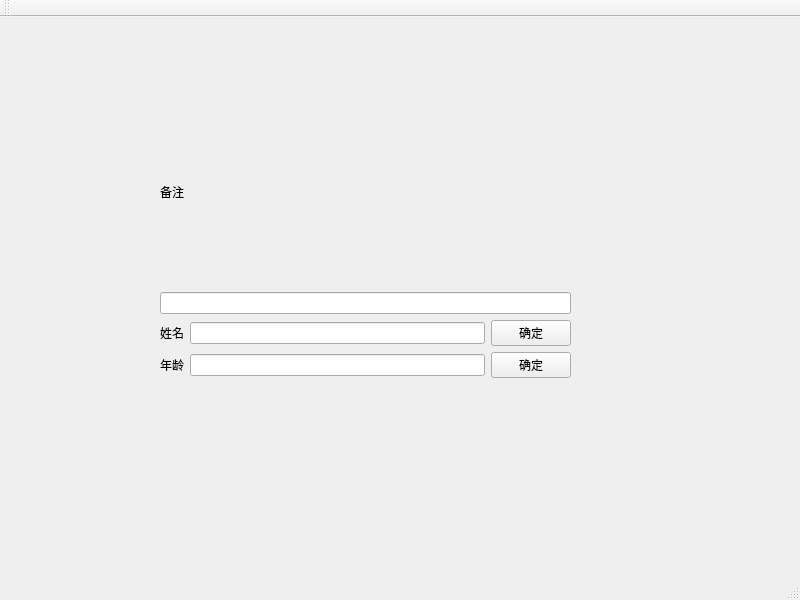
<?xml version="1.0" encoding="UTF-8"?>
<ui version="4.0">
 <class>MainWindow</class>
 <widget class="QMainWindow" name="MainWindow">
  <property name="geometry">
   <rect>
    <x>0</x>
    <y>0</y>
    <width>800</width>
    <height>600</height>
   </rect>
  </property>
  <property name="windowTitle">
   <string>MainWindow</string>
  </property>
  <widget class="QWidget" name="centralwidget">
   <widget class="QWidget" name="">
    <property name="geometry">
     <rect>
      <x>160</x>
      <y>80</y>
      <width>411</width>
      <height>281</height>
     </rect>
    </property>
    <layout class="QVBoxLayout" name="verticalLayout">
     <item>
      <widget class="QLabel" name="label">
       <property name="text">
        <string>备注</string>
       </property>
      </widget>
     </item>
     <item>
      <widget class="QLineEdit" name="lineEdit"/>
     </item>
     <item>
      <layout class="QHBoxLayout" name="horizontalLayout">
       <item>
        <widget class="QLabel" name="label_2">
         <property name="text">
          <string>姓名</string>
         </property>
        </widget>
       </item>
       <item>
        <widget class="QLineEdit" name="lineEdit_2"/>
       </item>
       <item>
        <widget class="QPushButton" name="pushButton">
         <property name="text">
          <string>确定</string>
         </property>
        </widget>
       </item>
      </layout>
     </item>
     <item>
      <layout class="QHBoxLayout" name="horizontalLayout_2">
       <item>
        <widget class="QLabel" name="label_3">
         <property name="text">
          <string>年龄</string>
         </property>
        </widget>
       </item>
       <item>
        <widget class="QLineEdit" name="lineEdit_3"/>
       </item>
       <item>
        <widget class="QPushButton" name="pushButton_2">
         <property name="text">
          <string>确定</string>
         </property>
        </widget>
       </item>
      </layout>
     </item>
    </layout>
   </widget>
  </widget>
  <widget class="QMenuBar" name="menubar">
   <property name="geometry">
    <rect>
     <x>0</x>
     <y>0</y>
     <width>800</width>
     <height>22</height>
    </rect>
   </property>
  </widget>
  <widget class="QStatusBar" name="statusbar"/>
  <widget class="QToolBar" name="toolBar">
   <property name="windowTitle">
    <string>toolBar</string>
   </property>
   <attribute name="toolBarArea">
    <enum>TopToolBarArea</enum>
   </attribute>
   <attribute name="toolBarBreak">
    <bool>false</bool>
   </attribute>
  </widget>
 </widget>
 <resources/>
 <connections/>
</ui>
